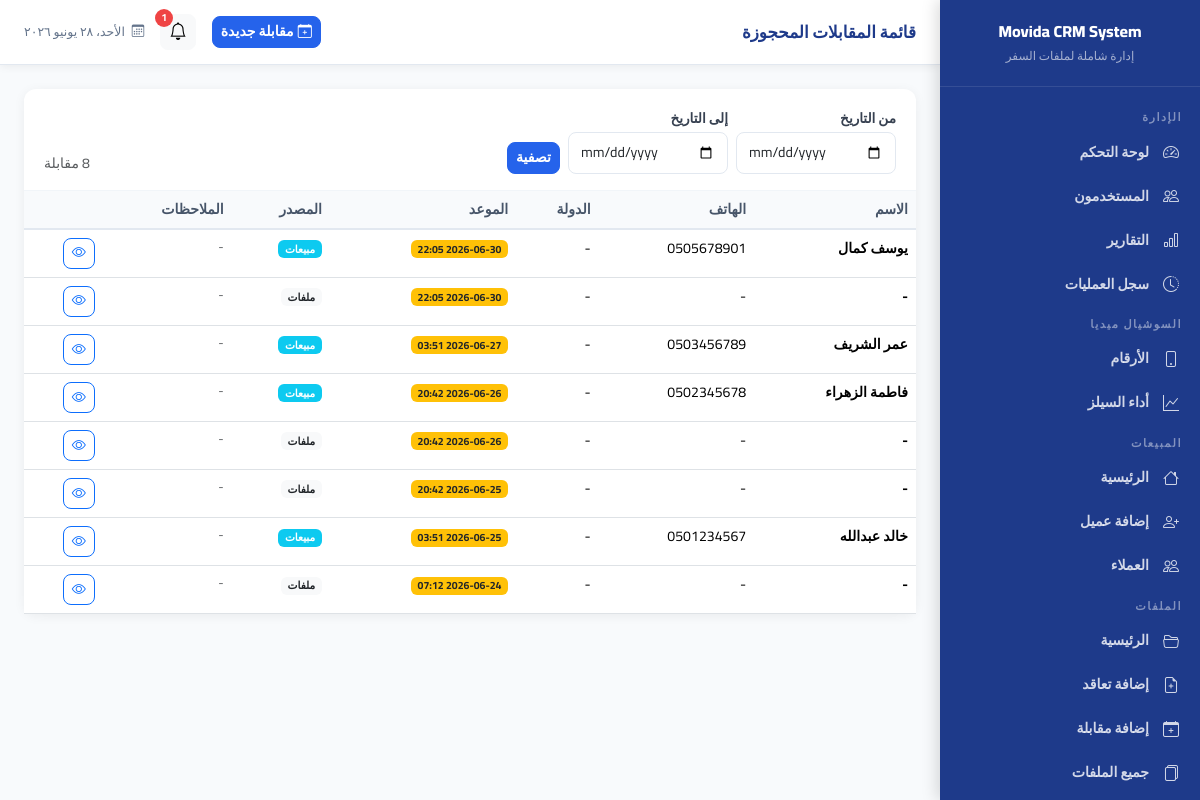
The page /files/interviews (signed in) on the database its author committed.
### models/customer.py (models this page shows, shortened)
class Customer(db.Model):
    __tablename__ = 'customers'
    id = db.Column(db.Integer, primary_key=True)
    phone = db.Column(db.String(20), nullable=False, index=True)
    full_name = db.Column(db.String(120), nullable=False)
    has_bank_statement = db.Column(db.Boolean, default=False)
    interest_level = db.Column(db.String(20), nullable=True)  # interested, not_interested
    interest_percentage = db.Column(db.Integer, nullable=True)
    not_interested_reason = db.Column(db.String(255), nullable=True)
    source = db.Column(db.String(30), nullable=False, default='social')  # social, reception, other
    source_detail = db.Column(db.String(100), nullable=True)
    social_number_id = db.Column(db.Integer, db.ForeignKey('social_numbers.id'), nullable=True)
    sales_employee_id = db.Column(db.Integer, db.ForeignKey('users.id'), nullable=False)
    interview_date = db.Column(db.DateTime, nullable=True)
    followup_date = db.Column(db.DateTime, nullable=True)
    notes = db.Column(db.Text, nullable=True)
    created_at = db.Column(db.DateTime, default=datetime.now)
    updated_at = db.Column(db.DateTime, default=datetime.now, onupdate=datetime.now)
    countries = db.relationship('CustomerCountry', backref='customer', lazy='dynamic', cascade='all, delete-orphan')
    followups = db.relationship('FollowUp', backref='customer', lazy='dynamic', cascade='all, delete-orphan')
    interviews = db.relationship('Interview', backref='customer', lazy='dynamic', cascade='all, delete-orphan')
    social_number = db.relationship('SocialNumber', backref='customer', uselist=False)

### models/interview.py (models this page shows)
class Interview(db.Model):
    __tablename__ = 'interviews'
    id = db.Column(db.Integer, primary_key=True)
    customer_id = db.Column(db.Integer, db.ForeignKey('customers.id'), nullable=True)
    contract_id = db.Column(db.Integer, db.ForeignKey('contracts.id'), nullable=True)
    employee_id = db.Column(db.Integer, db.ForeignKey('users.id'), nullable=False)
    interview_date = db.Column(db.DateTime, nullable=False)
    notes = db.Column(db.Text, nullable=True)
    status = db.Column(db.String(20), default='active')  # active, cancelled
    client_phone = db.Column(db.String(20), nullable=True)
    client_name = db.Column(db.String(120), nullable=True)
    country = db.Column(db.String(100), nullable=True)
    sales_employee_name = db.Column(db.String(120), nullable=True)
    created_at = db.Column(db.DateTime, default=datetime.now)
    employee = db.relationship('User', foreign_keys=[employee_id])

### routes/files.py (the view)
@files_bp.route('/interviews')
@files_required
def interviews_list():
    date_from = request.args.get('date_from', '').strip()
    date_to = request.args.get('date_to', '').strip()
    sales_interviews = Customer.query.filter(
        Customer.interview_date.isnot(None)
    ).order_by(Customer.interview_date.desc()).all()
    files_interviews = Interview.query.filter(
        Interview.interview_date.isnot(None)
    ).order_by(Interview.interview_date.desc()).all()
    all_interviews = list(sales_interviews) + list(files_interviews)
    all_interviews.sort(key=lambda x: x.interview_date, reverse=True)
    if date_from:
        try:
            date_from_obj = datetime.strptime(date_from, '%Y-%m-%d').replace(hour=0, minute=0, second=0)
            all_interviews = [iv for iv in all_interviews if iv.interview_date >= date_from_obj]
        except ValueError:
            pass
    if date_to:
        try:
            date_to_obj = datetime.strptime(date_to, '%Y-%m-%d').replace(hour=23, minute=59, second=59)
            all_interviews = [iv for iv in all_interviews if iv.interview_date <= date_to_obj]
        except ValueError:
            pass
    return render_template('files/interviews_list.html',
        interviews=all_interviews,
        date_from=date_from,
        date_to=date_to
    )

### models/user.py (called while the page is built)
    def get_role_display(self):
        roles = {'admin': 'مدير', 'sales': 'موظف مبيعات', 'social': 'موظف سوشيال ميديا', 'files': 'موظف ملفات'}
        return roles.get(self.role, self.role)

### routes/files.py (called while the page is built)
def files_required(f):
    @wraps(f)
    def decorated(*args, **kwargs):
        if current_user.role not in ['files', 'admin']:
            flash('ليس لديك صلاحية', 'danger')
            return redirect(url_for('auth.dashboard'))
        return f(*args, **kwargs)
    return login_required(decorated)

### templates/files/interviews_list.html (shortened to what this page needs)
{% extends 'base.html' %}
{% block page_title %}قائمة المقابلات المحجوزة{% endblock %}
{% block topbar_actions %}
<a href="{{ url_for('files.add_interview') }}" class="btn btn-primary btn-sm">
    <i class="bi bi-calendar-plus me-1"></i>مقابلة جديدة
</a>
{% endblock %}
{% block content %}
<div class="card">
    <div class="card-header">
        <form method="GET" class="d-flex gap-2 flex-wrap align-items-end">
            <div>
                <label for="date_from" class="form-label small fw-bold mb-1">من التاريخ</label>
                <input type="date" name="date_from" id="date_from" class="form-control form-control-sm" value="{{ date_from }}" style="width:160px;">
            </div>
            <div>
                <label for="date_to" class="form-label small fw-bold mb-1">إلى التاريخ</label>
                <input type="date" name="date_to" id="date_to" class="form-control form-control-sm" value="{{ date_to }}" style="width:160px;">
            </div>
            <button type="submit" class="btn btn-primary btn-sm">تصفية</button>
            <span class="text-muted small ms-auto">{{ interviews|length }} مقابلة</span>
        </form>
    </div>
    <div class="card-body p-0">
        <div class="table-responsive">
            <table class="table table-hover mb-0">
                <thead>
                    <tr>
                        <th>الاسم</th>
                        <th>الهاتف</th>
                        <th>الدولة</th>
                        <th>الموعد</th>
                        <th>المصدر</th>
                        <th>الملاحظات</th>
                        <th></th>
                    </tr>
                </thead>
                <tbody>
                    {% for iv in interviews %}
                    <tr>
                        <td class="fw-bold">
                            {% if iv.__class__.__name__ == 'Interview' %}
                                {{ iv.client_name or '-' }}
                            {% else %}
                                {{ iv.full_name or '-' }}
                            {% endif %}
                        </td>
                        <td>
                            {% if iv.__class__.__name__ == 'Interview' %}
                                {{ iv.client_phone or '-' }}
                            {% else %}
                                {{ iv.phone or '-' }}
                            {% endif %}
                        </td>
                        <td>
                            {% if iv.__class__.__name__ == 'Interview' %}
                                {{ iv.country or '-' }}
                            {% else %}
                                -
                            {% endif %}
                        </td>
                        <td>
                            <span class="badge bg-warning text-dark">
                                {{ iv.interview_date.strftime('%Y-%m-%d %H:%M') if iv.interview_date else '-' }}
                            </span>
                        </td>
                        <td>
                            {% if iv.__class__.__name__ == 'Interview' %}
                                <small class="badge bg-light text-dark">ملفات</small>
                            {% else %}
                                <small class="badge bg-info text-white">مبيعات</small>
                            {% endif %}
                        </td>
                        <td>
                            <small class="text-muted text-truncate" style="max-width:250px; display:block;">
                                {{ iv.notes or '-' }}
                            </small>
                        </td>
                        <td>
                            {% if iv.__class__.__name__ == 'Interview' %}
                                <a href="{{ url_for('files.add_interview') }}" class="btn btn-outline-primary btn-sm" title="عرض التفاصيل">
                                    <i class="bi bi-eye"></i>
                                </a>
                            {% else %}
                                <a href="{{ url_for('sales.customer_profile', customer_id=iv.id) }}" class="btn btn-outline-primary btn-sm" title="عرض التفاصيل">
                                    <i class="bi bi-eye"></i>
                                </a>
                            {% endif %}
                        </td>
                    </tr>
                    {% else %}
                    <tr><td colspan="7" class="text-center py-5 text-muted">
                        <i class="bi bi-calendar-x" style="font-size:2rem;display:block;margin-bottom:8px;"></i>
                        لا توجد مقابلات محجوزة
                    </td></tr>
                    {% endfor %}
                </tbody>
            </table>
        </div>
    </div>
</div>
{% endblock %}

### templates/base.html (style rules this page uses)
:root { --primary: #1E3A8A; --secondary: #2563EB; --success: #10B981; --warning: #F59E0B; --danger: #EF4444; --bg: #F8FAFC; --card-bg: #FFFFFF; --sidebar-width: 260px; --topbar-height: 65px; }
* { font-family: 'Cairo', sans-serif; }
body { background: var(--bg); margin: 0; }
.card { border: none; border-radius: 12px; box-shadow: 0 2px 12px rgba(0,0,0,0.06); }
.card-header { background: transparent; border-bottom: 1px solid #F1F5F9; padding: 16px 20px; }
.table { font-size: 0.88rem; }
.table thead th { background: #F8FAFC; color: #475569; font-weight: 700; border-bottom: 2px solid #E2E8F0; }
.btn { border-radius: 8px; font-weight: 600; font-size: 0.88rem; }
.btn-primary { background: var(--secondary); border-color: var(--secondary); }
.form-control, .form-select { border-radius: 8px; border: 1.5px solid #E2E8F0; font-size: 0.88rem; padding: 9px 12px; }
.form-label { font-weight: 600; font-size: 0.85rem; color: #374151; margin-bottom: 5px; }

### rows shown on the page
Customer: full_name "يوسف كمال", phone "0505678901", interview_date "2026-06-30 22:05", shows "مبيعات", notes "-"
Interview: client_name "-", client_phone "-", country "-", interview_date "2026-06-30 22:05", shows "ملفات", notes "-"
Customer: full_name "عمر الشريف", phone "0503456789", interview_date "2026-06-27 03:51", shows "مبيعات", notes "-"
Customer: full_name "فاطمة الزهراء", phone "0502345678", interview_date "2026-06-26 20:42", shows "مبيعات", notes "-"
Interview: client_name "-", client_phone "-", country "-", interview_date "2026-06-26 20:42", shows "ملفات", notes "-"
Interview: client_name "-", client_phone "-", country "-", interview_date "2026-06-25 20:42", shows "ملفات", notes "-"
Customer: full_name "خالد عبدالله", phone "0501234567", interview_date "2026-06-25 03:51", shows "مبيعات", notes "-"
Interview: client_name "-", client_phone "-", country "-", interview_date "2026-06-24 07:12", shows "ملفات", notes "-"

### other values the page prints
{{ notif_count }} "1"
